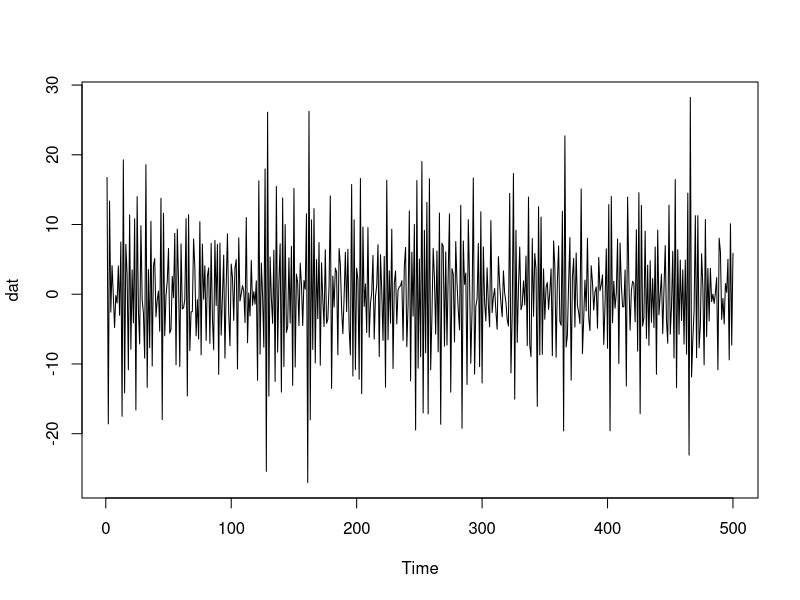
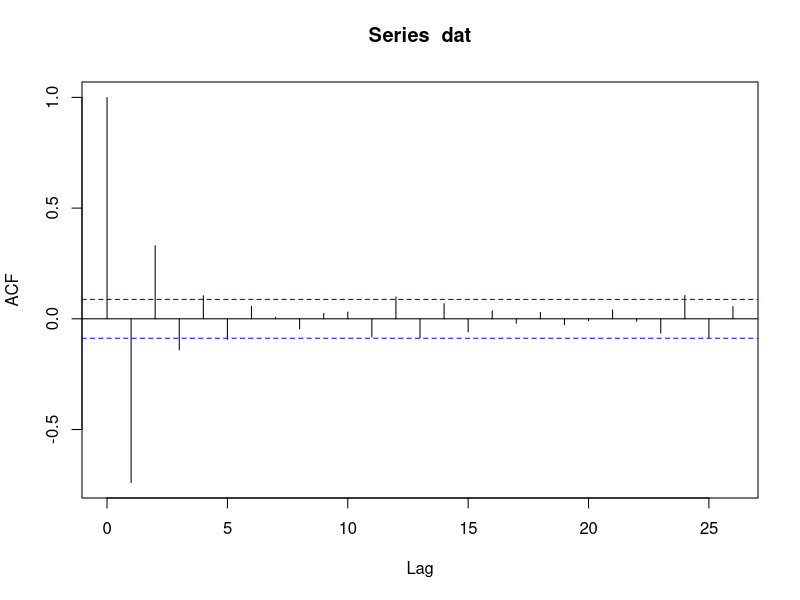
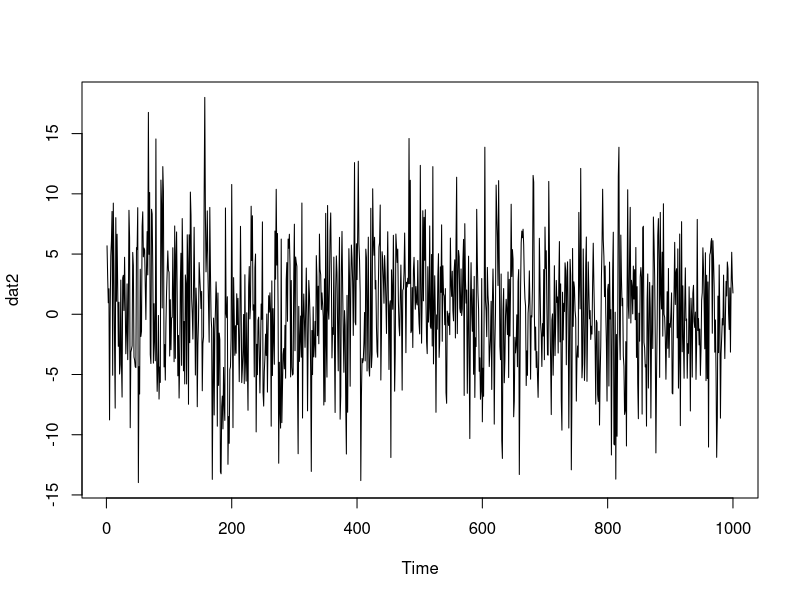
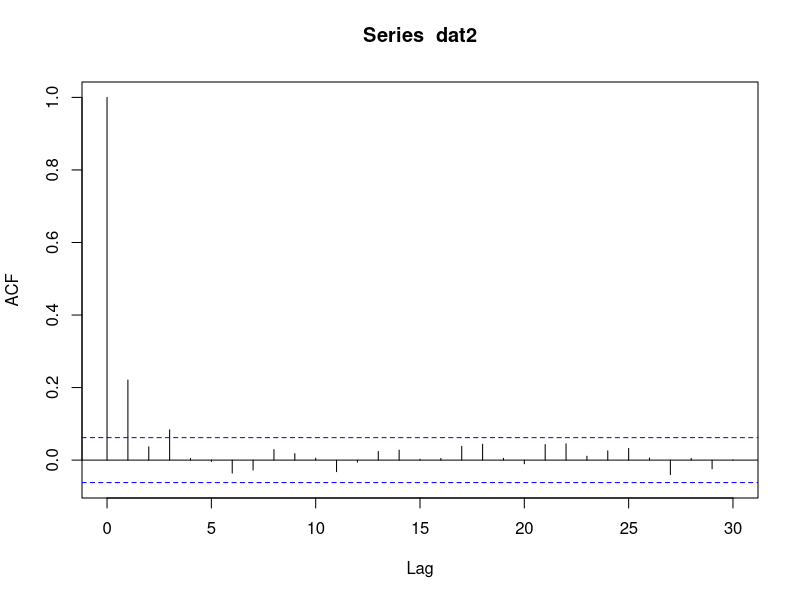
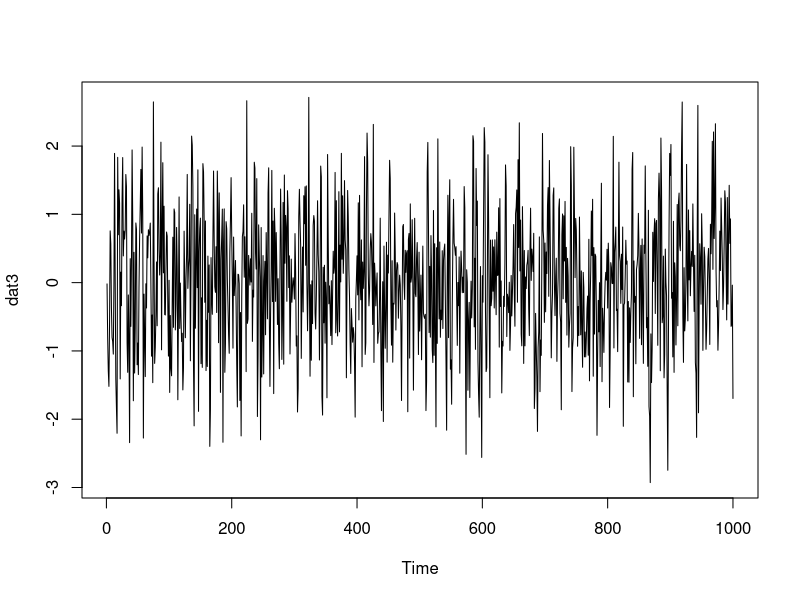
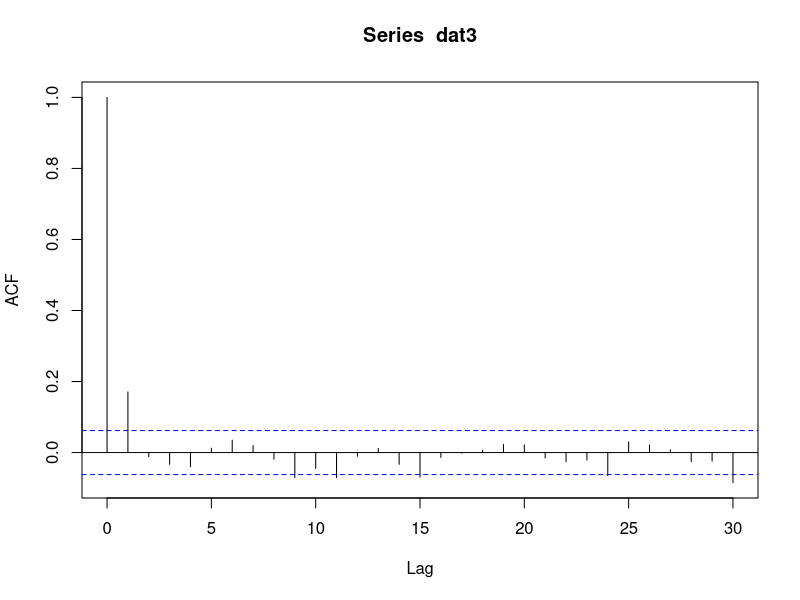
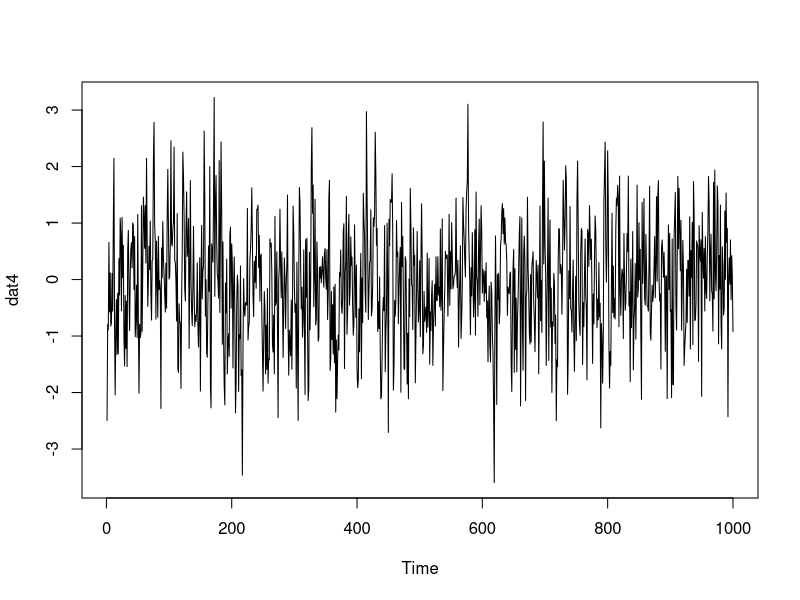
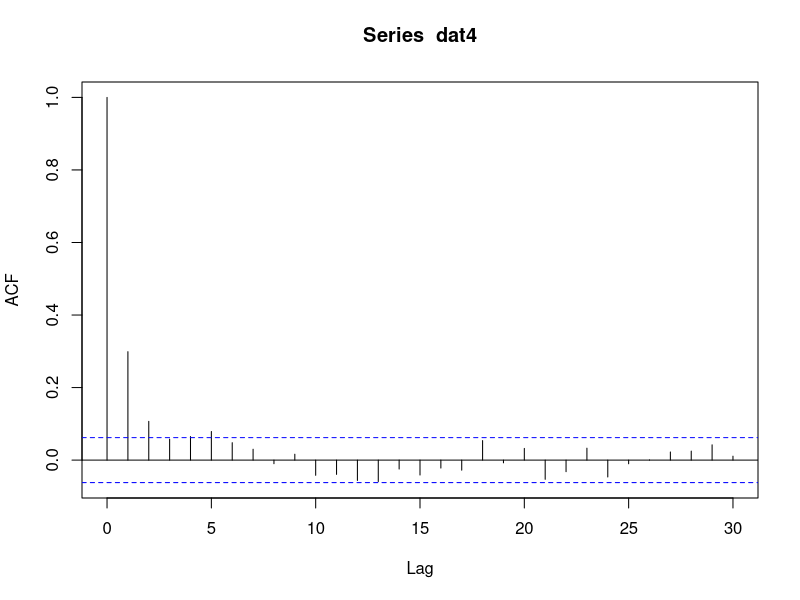

The R source for these figures, in order:
## ---- chunk 1
knitr::opts_chunk$set(echo = TRUE)
#if you do not have the package, type install.packages("name_of_the_package")
library(knitr)
library(tseries)
## ---- chunk 2
dat<-arima.sim(n=500,model=list(order=c(0,0,3),ma=c(-4.25,5.75,-1.80),sd=sqrt(0.3)))
plot(dat)

# How should the autocorrelation function behave for the process?
# 1.the mean of this time series is unchanged in the long-term, we can conclude 
# that this time series is stationary. 
# 2.the seasonality is not obvious. we can this time series has zero seasonal effct.
# 3.not all roots of the characteristic polynomial theta(B) lie outside the unit
# circle in complex plane, that is, this ma process is not invertibal

## ---- chunk 3
acf(dat)
acf(dat,plot=FALSE)
# comment on its behaviour. Does
# the sample acf look like you would expect? Repeat the simulation a few times to see
# what is happening.

# 1.there are 2 siginificant non-zero lines, the rest of acf values lie inside the
# confidence band, we can conclude that the "cuts off" after lag 2
# 2.the acf plot shows an expoential decay after lag 2,indicating a stationary time series

## ---- chunk 4
ARMAacf(ma=c(-4.25,5.75,-1.80),pacf = FALSE)

## ---- chunk 5
# Explain the behaviour of the sample acf here.
# The theoretical acf at lag 3 is only -0.03251151,likely to fall inside the confidence band, the "cuts off" probabily at lag 2.
## ---- chunk 6
dat2<-arima.sim(n=1000,model=list(order=c(0,0,1),ma=c(5),sd=sqrt(0.9)))
plot(dat2)
acf(dat2,plot=FALSE)
acf(dat2)

# comment on its behaviour.
# 1.there are 2 significant lines outside the confidence band, rest of acf values 
# lie inside the confidence band,"cuts off" at lag 1.
# 2.the acf plot shows exponential decay at lag 1, indicating a stationary process.
# 3.the mean of this time series is nearly unchanged for long-term, which shows stationary.
## ---- chunk 7
dat3<-arima.sim(n=1000,model=list(order=c(0,0,1),ma=c(0.2),sd=sqrt(0.9)))
plot(dat3)
acf(dat3)
acf(dat3,plot=FALSE)

# comment on its behaviour.
# 1.there are 2 significant lines outside the confidence band, rest of acf values 
# lie inside the confidence band,"cuts off" at lag 1.
# 2.the acf plot shows exponential decay at lag 1 (from0.216 to 0.009),the rest of acf
# vlues are all around zero,the correlation is insignificant(theoretically zero), indicating a stationary process.
# 3.the mean of this time series is nearly unchanged for long-term, which shows stationary.

## ---- chunk 8
# Repeat parts (a) and (b) several times. What do you notice? Explain what is hap-
# pening.

#acf of TS from a and b looks similar to each other. This is because they have the exact same theoretical acf,because beta=5 in a and beta=1/5 in b. this ma process is invertible.

## ---- chunk 9
dat4<-arima.sim(n=1000,model=list(order=c(1,0,0),ar=c(0.3),sd=0.2))
plot(dat4)
acf(dat4)
acf(dat4,plot=FALSE)

# comment on its behaviour.
# there exist 2 significant lines, one is rho(0)=1,rho(1) is significantly larger the confidence band.rho(2) is larger than confidence band,which isn't obvious.the rest of acf values are fall inside the band. that is, the "cuts off" is at lag 1, and this is a stationary time series


## ---- chunk 10
# How does the acf of the process change as α →1? Explore this in R, and explain what
# you observe.

#alpha=0.4
acf(arima.sim(n=1000,list(order = c(1,0,0),ar = c(0.4)), sd = 0.2))
#alpha=0.6
acf(arima.sim(n=1000,list(order = c(1,0,0),ar = c(0.6)), sd = 0.2))
#alpha=0.8
acf(arima.sim(n=1000,list(order = c(1,0,0),ar = c(0.8)), sd = 0.2))
#alpha=0.95
acf(arima.sim(n=1000,list(order = c(1,0,0),ar = c(0.9)), sd = 0.2))
#alpha=0.99
acf(arima.sim(n=1000,list(order = c(1,0,0),ar = c(0.99)), sd = 0.2))

#as alpha gettting close to 1, the long term dependency becomes more obvious, 
# the autocorrelation is more siginificant as well.The decay of acf becomes slow.
# the stationarity is goes to non-stationary.
## ---- chunk 11
# What happens to the sample acf if the parameter α changes sign? Experiment with
# this, changing the sign of α in your simulations. Explain what is happening.

acf(arima.sim(n=1000,list(order = c(1,0,0),ar = c(-0.4)), sd = 0.2))
acf(arima.sim(n=1000,list(order = c(1,0,0),ar = c(-0.6)), sd = 0.2))
acf(arima.sim(n=1000,list(order = c(1,0,0),ar = c(-0.7)), sd = 0.2))
acf(arima.sim(n=1000,list(order = c(1,0,0),ar = c(-0.8)), sd = 0.2))
acf(arima.sim(n=1000,list(order = c(1,0,0),ar = c(-0.9)), sd = 0.2))
acf(arima.sim(n=1000,list(order = c(1,0,0),ar = c(-0.95)), sd = 0.2))
acf(arima.sim(n=1000,list(order = c(1,0,0),ar = c(-0.99)), sd = 0.2))

#as alpha gettting close to 1, and change the sign of alpha,the decay is same as
#positive alpha, but acf oscillates (1 negative, 1 positive...)


